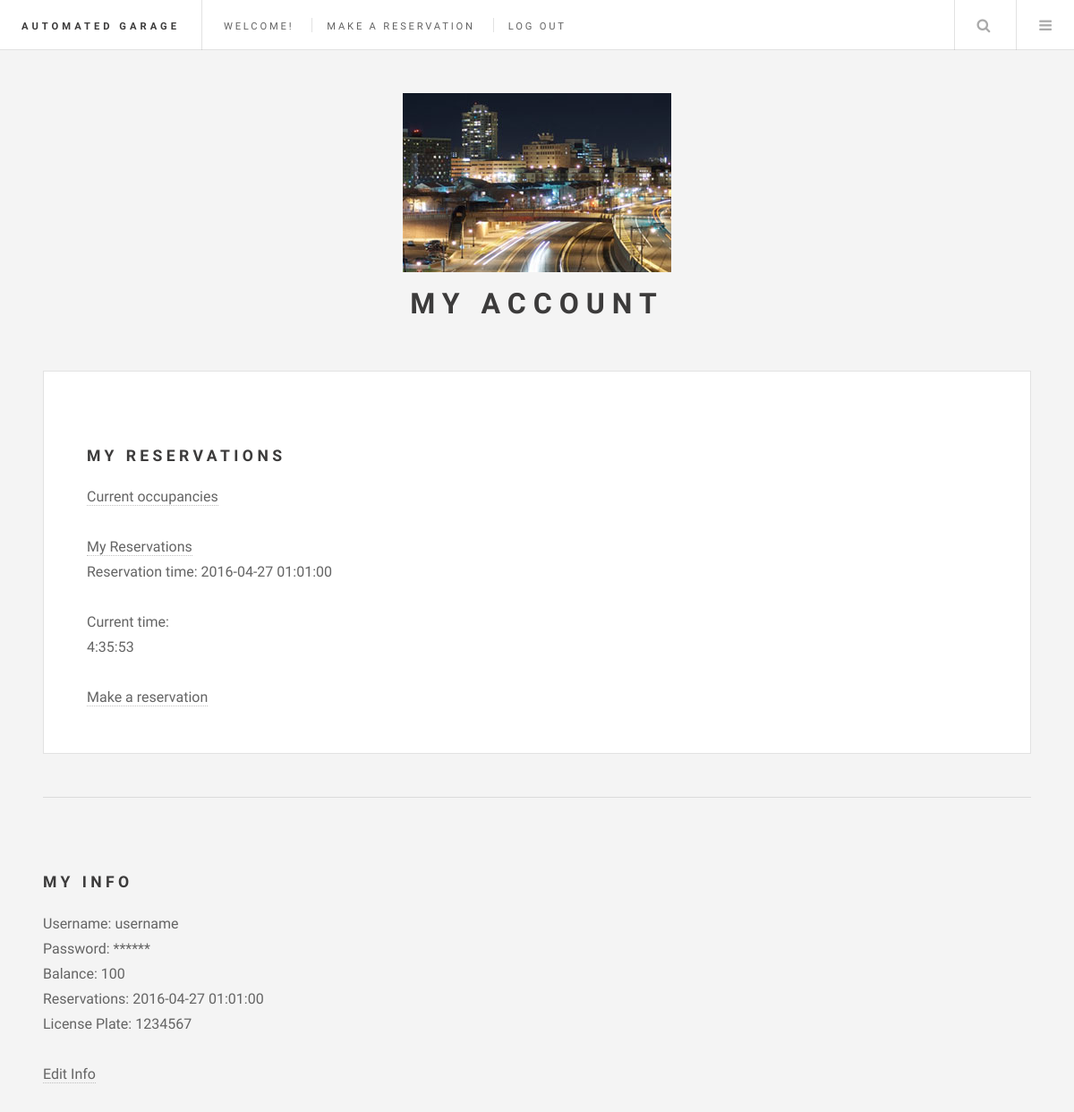
The page /account.php (signed in) on the database as committed earlier.
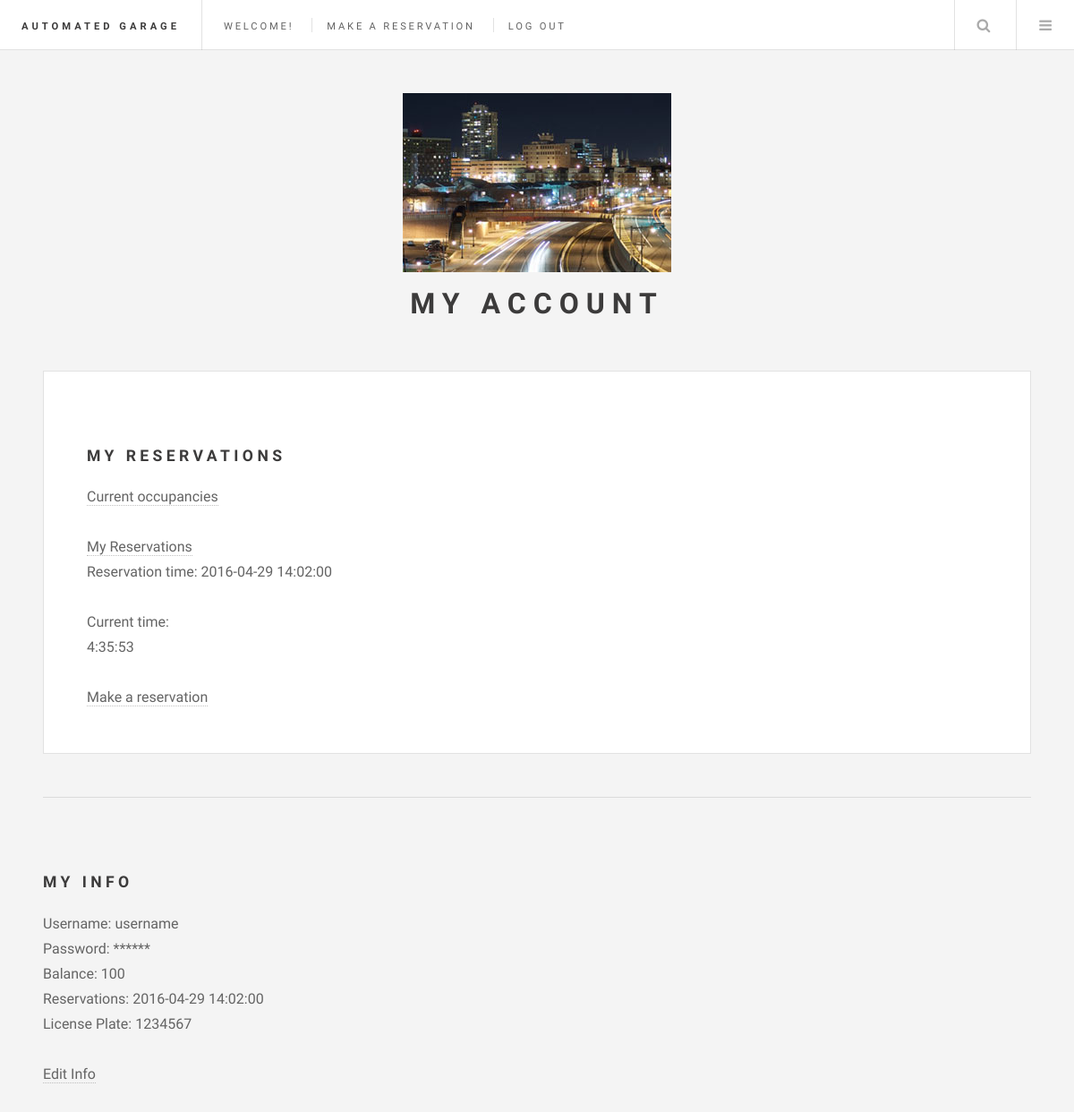
The same page on the database as committed later.
### tables this page shows
CREATE TABLE `accounts` (
  `isAdmin` int(11) NOT NULL DEFAULT '0',
  `id` int(10) NOT NULL,
  `Username` char(20) NOT NULL,
  `Password` char(20) NOT NULL,
  `Balance` float NOT NULL DEFAULT '0',
  `Reservation` datetime DEFAULT NULL,
  `LicensePlate` char(7) NOT NULL,
  `startTime` datetime NOT NULL DEFAULT CURRENT_TIMESTAMP,
  `endTime` datetime DEFAULT NULL,
  `paymentneeded` float NOT NULL DEFAULT '0'
);

### account.php (the view, shortened to what this page needs)
<?php
                        try {
                            $connection = new PDO('mysql:host='._HOST_NAME_.';dbname='._DATABASE_NAME_, _USER_NAME_, _DB_PASSWORD);
                            $connection->setAttribute(PDO::ATTR_ERRMODE, PDO::ERRMODE_EXCEPTION);
                        }
                        catch (PDOException $err)
                        {
                            echo $err->getMessage();
                        }
                        function getSingleValue($tableName, $prop, $value, $columnName, $connection)
							{
							  $q = $connection->query("SELECT `$columnName` FROM `$tableName` WHERE $prop='".$value."'");
							  $f = $q->fetch();
							  $result = $f[$columnName];
							  return $result;
							}
?>
<!DOCTYPE html>
<html>
<head>
<link rel="stylesheet" type="text/css" href="assets/css/main.css">
</head>
<body>
	<div id="wrapper">
		<header id="header">
			<h1><a href="index.php">Automated Garage</a></h1>
				<nav class="links">
					<ul>
						<li><p>Welcome! </p></li>
						<li><a href="reservation.php">Make a reservation</a></li>
						<li><a href="index.php">Log out</a></li>
					</ul>
				</nav>
				<nav class="main">
					<ul>
						<li class="search">
								<a class="fa-search" href="#search">Search</a>
						</li>
						<li class="menu">
							<a class="fa-bars" href="#menu">Menu</a>
						</li>
					</ul>
				</nav>
		</header>
		<div id="main">
			<article class="post">
				<p>
					<h2>My Reservations</h2>
					<form action="action_page.php" method="post" accept-charset="UTF-8">
            <a>Current occupancies</a><br><br>
						<a>My Reservations</a><br>
							<?php
  							$user = htmlspecialchars($_SESSION['username']);
  							$result = getSingleValue('accounts','username',$user,'Reservation',$connection);
  	            echo "Reservation time: $result<br><br>";
	            ?>
						<body onload="startTime()"> </body>
						<div id="time"></div>
                        <br>
					<a href="reservation.php">Make a reservation</a><p>
					</form>
				</p>
			</article>
		</div>
		<section id="sidebar">
			<section id="intro">
				<header>
					<a href="account.php" class="image"><img src="images/0104.jpg"></a>
					<h2>My Account</h2>
                </header>
			</section>
			<div>
				<p>
					<h2>My Info</h2>
                        <?php
                        $user = htmlspecialchars($_SESSION['username']);
                        echo "Username: $user <br>";
                        echo "Password: ****** <br>";
                        $result = getSingleValue('accounts','username',$user,'Balance',$connection);
                        echo "Balance: $result<br>";
                         $result = getSingleValue('accounts','username',$user,'Reservation',$connection);
                        echo "Reservations: $result<br>";
                         $result = getSingleValue('accounts','username',$user,'LicensePlate',$connection);
                        echo "License Plate: $result<br>";
                    ?>
                    <br>
					<a href="editinfo.html">Edit Info</a>
			</div>
		</section>
	</div>
</body>
</html>

Rows that differ between the two databases and show on the page:
changed accounts: Reservation "2016-04-27 01:01:00" → "2016-04-29 14:02:00"
